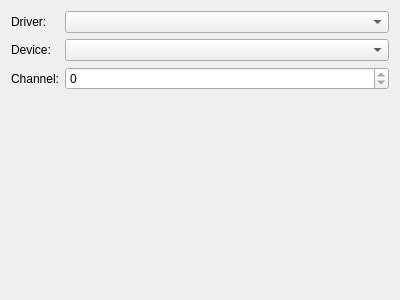
<?xml version="1.0" encoding="UTF-8"?>
<ui version="4.0">
 <class>Audio::OutputSelectionWidget</class>
 <widget class="QWidget" name="Audio::OutputSelectionWidget">
  <property name="geometry">
   <rect>
    <x>0</x>
    <y>0</y>
    <width>400</width>
    <height>300</height>
   </rect>
  </property>
  <property name="windowTitle">
   <string>Form</string>
  </property>
  <layout class="QFormLayout" name="formLayout">
   <item row="0" column="0">
    <widget class="QLabel" name="label">
     <property name="text">
      <string>Driver:</string>
     </property>
    </widget>
   </item>
   <item row="0" column="1">
    <widget class="QComboBox" name="driverComboBox"/>
   </item>
   <item row="1" column="0">
    <widget class="QLabel" name="label_2">
     <property name="text">
      <string>Device:</string>
     </property>
    </widget>
   </item>
   <item row="2" column="0">
    <widget class="QLabel" name="label_3">
     <property name="text">
      <string>Channel:</string>
     </property>
    </widget>
   </item>
   <item row="1" column="1">
    <widget class="QComboBox" name="deviceComboBox"/>
   </item>
   <item row="2" column="1">
    <widget class="QSpinBox" name="channelSpinBox">
     <property name="maximum">
      <number>0</number>
     </property>
    </widget>
   </item>
  </layout>
 </widget>
 <resources/>
 <connections/>
</ui>
